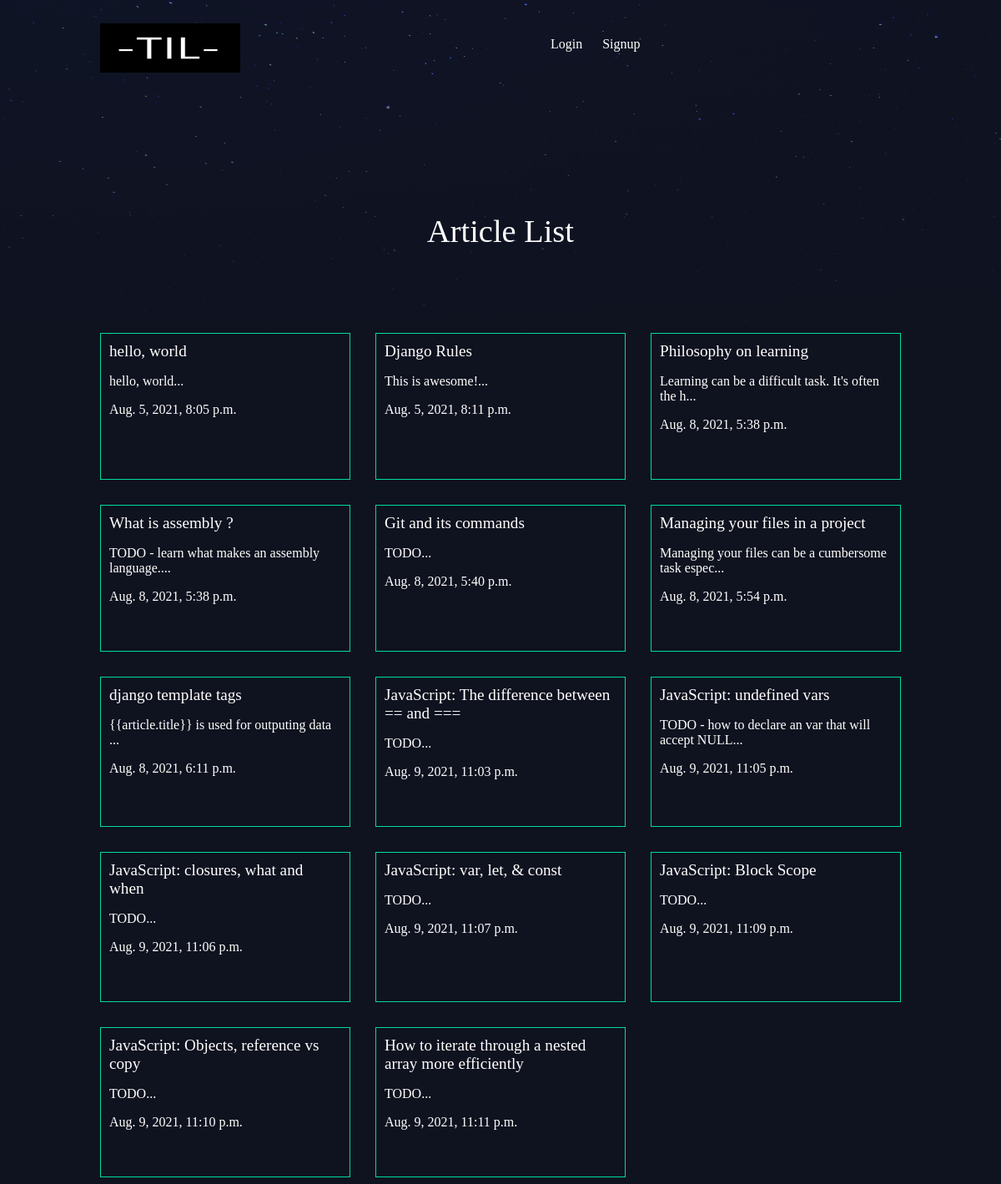
The app's page /articles/, older data.
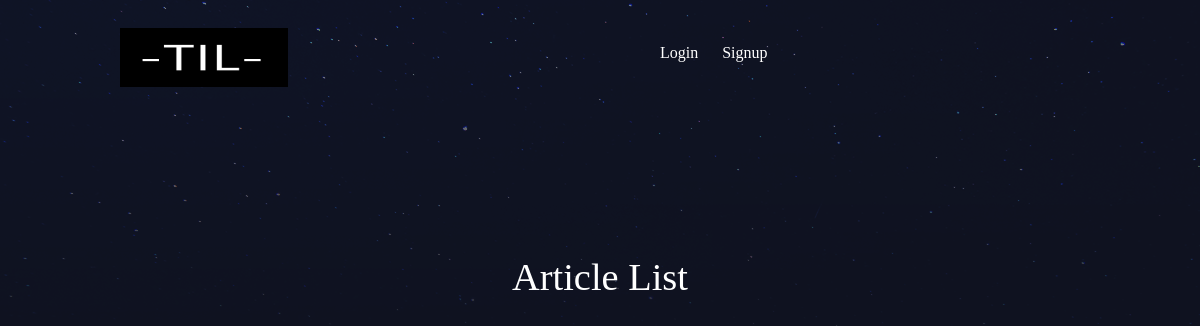
The same page, newer data.
### articles/models.py (models this page shows, shortened)
class Article(models.Model):
    title = CharField(max_length=100)
    body = TextField()
    slug = SlugField()
    date = DateTimeField(auto_now_add=True)
    thumbnail = models.ImageField(default='default.png', blank=True)
    author = models.ForeignKey(User, on_delete=models.CASCADE, default=None)
    def snippet(self):
        return self.body[:50] + '...'

### articles/views.py (the view)
# urls.py: path('', article_views.article_list, name='home'),
def article_list(request):
    articles = Article.objects.all().order_by('date')
    return render(request, 'articles/article_list.html', {'articles': articles})

### articles/templates/articles/article_list.html
{% extends 'base_layout.html' %}
{% block content %}
<h1>Article List</h1>
<div class='articles'>
    {% for article in articles %}
    <div class='article'>
        <h2><a href="{% url 'articles:detailView' slug=article.slug %}"">{{article.title}}</a></h2>
        <p>{{article.snippet}}</p>
        <p>{{article.date}}</p>
    </div>
    {% endfor %}
</div>
{% endblock %}

### templates/base_layout.html (shortened to what this page needs)
{% load static %}
<!DOCTYPE html>
<html>
<head>
    <link rel="stylesheet" href="{% static 'styles.css' %}">
</head>
<body>
    <header class="wrapper">
        <h1><a href="{% url 'home' %}"><img src="{% static 'TIL_logo.png' %}" alt="djangonautic" /></a></h1>
        <nav>
            <ul>
                {% if user.is_authenticated %}
                <li>
                    <form class="logout-link" action="{% url 'accounts:logout' %}" method="post">
                        {% csrf_token %}
                        <button type="submit">Logout</button>
                    </form>
                </li>
                <li><a href="{% url 'articles:create' %}" class="highlight">New Article</a></li>
                {% else %}
                <li><a href="{% url 'accounts:login' %}">Login</a></li>
                <li><a href="{% url 'accounts:signup' %}">Signup</a></li>
                {% endif %}
            </ul>
        </nav>
    </header>
    <div class="wrapper">
        {% block content %}
        {% endblock %}
    </div>
</body>
</html>

### assets/styles.css (style rules this page uses)
body { background-color: #0f121f; background-image: url(/static/stars.png); background-repeat: no-repeat; color: #fff; }
body * { font-family: Ubuntu; }
h1, h2, h3, h4, h5 { font-weight: normal; margin: 0; }
a, a:hover, a:visited { color: #fff; text-decoration: none; }
.wrapper { max-width: 960px; margin: 0 auto; }
div.wrapper > h1 { text-align: center; margin: 100px auto; font-size: 2.4em }
header { display: grid; grid-template-columns: 1fr 1fr; padding: 20px 0; }
header img { width: 35%; height: 55%; }
nav li { display: inline-block; list-style-type: none; margin-left: 20px; }

Row changes from the older to the newer data that the page shows:
removed Article: title "hello, world", snippet "hello, world...", date "Aug. 5, 2021, 8:05 p.m."
removed Article: title "Django Rules", snippet "This is awesome!...", date "Aug. 5, 2021, 8:11 p.m."
removed Article: title "Philosophy on learning", snippet "Learning can be a difficult task. It's often the h...", date "Aug. 8, 2021, 5:38 p.m."
removed Article: title "What is assembly ?", snippet "TODO - learn what makes an assembly language....", date "Aug. 8, 2021, 5:38 p.m."
removed Article: title "Git and its commands", snippet "TODO...", date "Aug. 8, 2021, 5:40 p.m."
removed Article: title "Managing your files in a project", snippet "Managing your files can be a cumbersome task espec...", date "Aug. 8, 2021, 5:54 p.m."
removed Article: title "django template tags", snippet "{{article.title}} is used for outputing data ...", date "Aug. 8, 2021, 6:11 p.m."
removed Article: title "JavaScript: The difference between == and ===", snippet "TODO...", date "Aug. 9, 2021, 11:03 p.m."
removed Article: title "JavaScript: undefined vars", snippet "TODO - how to declare an var that will accept NULL...", date "Aug. 9, 2021, 11:05 p.m."
removed Article: title "JavaScript: closures, what and when", snippet "TODO...", date "Aug. 9, 2021, 11:06 p.m."
removed Article: title "JavaScript: var, let, & const", snippet "TODO...", date "Aug. 9, 2021, 11:07 p.m."
removed Article: title "JavaScript: Block Scope", snippet "TODO...", date "Aug. 9, 2021, 11:09 p.m."
removed Article: title "JavaScript: Objects, reference vs copy", snippet "TODO...", date "Aug. 9, 2021, 11:10 p.m."
removed Article: title "How to iterate through a nested array more efficiently", snippet "TODO...", date "Aug. 9, 2021, 11:11 p.m."
